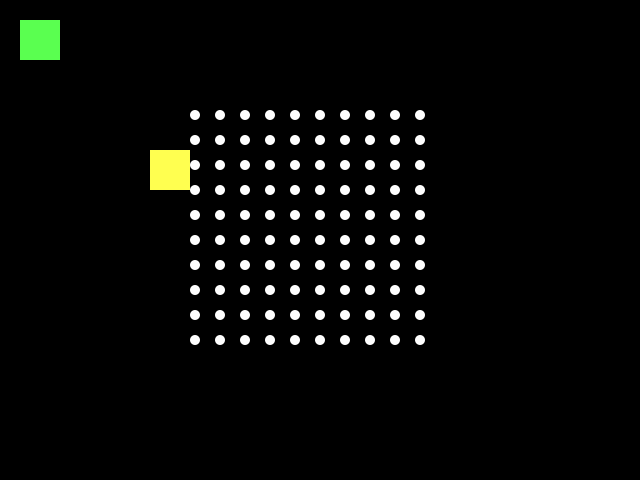
Frame 1 (no input)
Frame 60 (the mouse pressed at the canvas centre just before this capture): identical to frame 1, image omitted
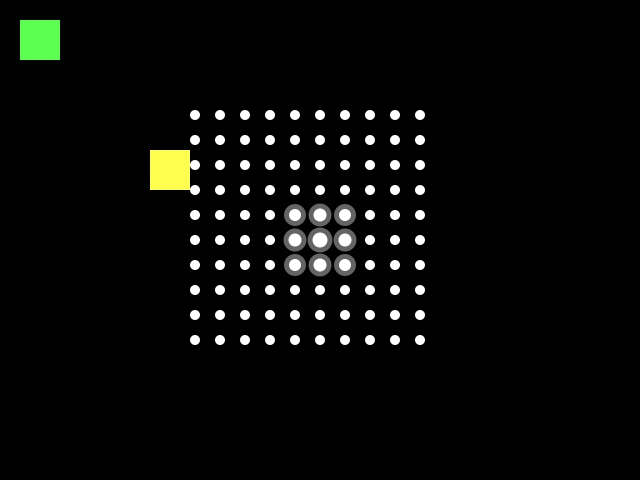
Frame 120 (the mouse held since frame 60 and released just before this capture)

The Processing sketch that drew these frames (run headless with seeded random() and noise(); from frame 60 on, the mouse is pressed at the canvas centre):

// Processing sketch: field
// ── field.pde
int xn;
int yn;
int r;
int initr;
int gap;
int xpos;
int ypos;
int sen;
boolean showSen;
boolean dragging;
int offx;
int offy;
int dragx;
int dragy;

void setup() {
  size(640, 480);
  xn = 10;
  yn = xn;
  initr = 10;
  r = initr;
  gap = 15;
  xpos = 0;
  ypos = 0;
  sen = 50;
  showSen = false;
  dragging = false;
  offx = 0;
  offy = 0;
  dragx = 0;
  dragy = 0;
}

void draw() {
  clear();
  background(0, 0, 0);
  fill(255, 255, 255);
  noStroke();

  pushMatrix();
  fill(255, 0, 0);
  rect(40, 40, 20 , 20);
  if(dragging == true) {
    if (mouseX <= dragx) {
      offx = -1*(dragx-mouseX);
    } else if (mouseX >= dragx) {
      offx = mouseX-dragx;
    }

    if (mouseY <= dragy) {
      offy = -1*(dragy-mouseY);
    } else if (mouseY >= dragy) {
      offy = mouseY-dragy;
    }
  }
  fill(255, 255, 80);
  rect(150+offx, 150+offy, 40 , 40);

  // DEBUG
  if(showSen) {
    pushStyle();
    stroke(180, 80, 80);
    line(offx, 0, offx, height);
    line(0, offy, width, offy);
    stroke(80, 80, 180);
    line(dragx+offx, 0, dragx+offx, height);
    line(0, dragy+offy, width, dragy+offy);
    popStyle();
  }

  //translate(offx, offy);

  fill(90, 255, 80);
  rect(20, 20, 40 , 40);

  for (int x = 0; x < xn; x++) {
    for (int y = 0; y < yn; y++) {
      xpos = width/2-xn*(r+gap)/2+x*(r+gap);
      ypos = height/2-yn*(r+gap)/2+y*(r+gap);
      if(abs(int(dist(mouseX, mouseY, xpos, ypos))) < sen) {
        r = initr+initr/2-abs(int(dist(mouseX, mouseY, xpos, ypos)))/10;
        if(r < initr) r = initr;
        fill(255, 255, 255, 100);
        ellipse(xpos, ypos, r+gap-gap/3, r+gap-gap/3);
        fill(255, 255, 255);
        ellipse(xpos, ypos, r, r);
      } else {
        fill(255, 255, 255);
        ellipse(xpos, ypos, r, r);
      }
      r = initr;
    }
  }
  
  popMatrix();
  
  if(showSen == true) {
    fill(0, 0, 0);
    rect(5, 5, 40, 20);
    fill(255, 255, 255);
    text(sen, 10, 20);
  }
}

void mouseWheel(MouseEvent e) {
  if(keyPressed == true && keyCode == CONTROL) {
    if(xn >= 1 && yn >= 1 && xn < 50 && yn < 50) {
      xn -= int(e.getCount());
      yn -= int(e.getCount());
    }
  } else if(sen >= 0 && sen < 5000) {
    sen -= int(e.getCount())*4;
  }

  if(sen < 0) sen = 1;
  if(xn <= 0) xn = 1;
  if(yn <= 0) yn = 1;
}

void mouseDragged() {
  if(mouseButton == CENTER) {
    dragging = true;
  }
}

void mousePressed() {
  if(mouseButton == CENTER) {
    dragx = mouseX-offx;
    dragy = mouseY-offy;
  }
}

void mouseReleased() {
  if(mouseButton == CENTER) {
    dragging = false;
  }
}

void keyPressed() {
  if(key == ' ') {
    showSen = !showSen;
  }
}
